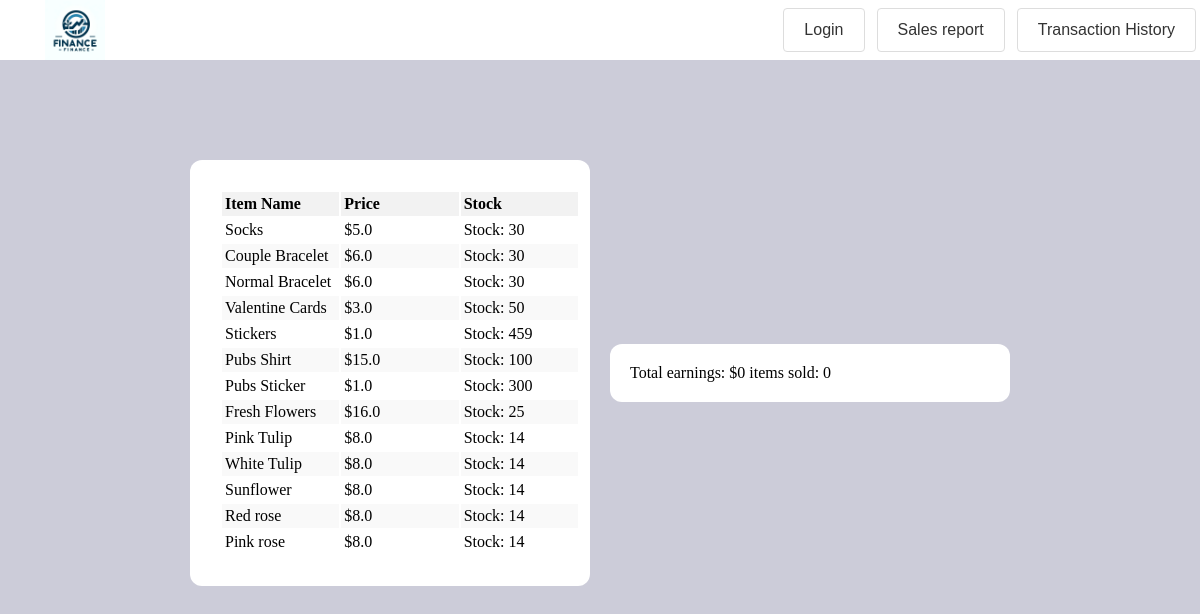
Screenshot of /sales_report/ with the database file from the repository.
### WebsitePages/models.py (models this page shows)
class SalesItems(models.Model):
    item_name = models.CharField(max_length=50)
    item_price = models.FloatField()
    item_stock = models.IntegerField()

### WebsitePages/views.py (the view)
# urls.py: path('sales_report/', views.Sales_report , name='sales_report'),
def Sales_report(request):
    template = loader.get_template('home.html')
    sales_items = SalesItems.objects.all()
    DataStorage_instance = DataStorage.objects.all()
    earnings_populated = []
    quantity_populated = []
    if request.user.is_authenticated:
        x = 1
    else:
        x = 0
    for i in DataStorage_instance:
        earnings_populated.append(i.total_price)
        quantity_populated.append(i.quantity_sold)
    earnings = sum(earnings_populated)
    quantity = sum(quantity_populated)
    context = {
        'x': x,
        'username': request.user.username,
        'sales_items': sales_items,
        'earnings': earnings,
        'quantity': quantity
    }
    return HttpResponse(template.render(context,request))

### WebsitePages/templates/home.html
{% extends "master.html" %}
{% block content %}
<div class="paragraph-back">
    <div class="paragraph">
        <table class="tablele">
            <thead>
            <tr class="tretre">
                <th>Item Name</th>
                <th>Price</th>
                <th>Stock</th>
            </tr>
            </thead>
            <tbody>
            {% for item in sales_items %}
            <tr class="trotro">
                <td>{{ item.item_name }}</td>
                <td>${{ item.item_price }}</td>
                <td>Stock: {{ item.item_stock }}</td>
            </tr>
            {% endfor %}
            </tbody>
        </table>
    </div>
    <div class="paragraph">
        Total earnings: ${{ earnings }}
        items sold: {{ quantity }}
    </div>
</div>
{% endblock %}

### WebsitePages/templates/master.html (shortened to what this page needs)
<!DOCTYPE html>
<html lang="en">
{% load static %}
<head>
</head>
<body>
<div class="header">
    <a class="logo" href="/sales_report"></a>
    <div class="tabs">
        {% if user.is_authenticated %}
        <a class="tab" href="{% url 'logout' %}" onclick="return confirm('Are you logging out?')">Logout</a>
        {% else %}
        <a class="tab" href="{% url 'login' %}">Login</a>
        {% endif %}
        <a class="tab" href="/sales_report">Sales report</a>
        <a class="tab" href="/transaction_history">Transaction History</a>
    </div>
</div>
<div class = "backboard">
    {% block content %}
    {% endblock %}
</div>
</body>
</html>

### rows the page displays
SalesItems: item_name "Socks", item_price "5.0", item_stock "30"
SalesItems: item_name "Couple Bracelet", item_price "6.0", item_stock "30"
SalesItems: item_name "Normal Bracelet", item_price "6.0", item_stock "30"
SalesItems: item_name "Valentine Cards", item_price "3.0", item_stock "50"
SalesItems: item_name "Stickers", item_price "1.0", item_stock "459"
SalesItems: item_name "Pubs Shirt", item_price "15.0", item_stock "100"
SalesItems: item_name "Pubs Sticker", item_price "1.0", item_stock "300"
SalesItems: item_name "Fresh Flowers", item_price "16.0", item_stock "25"
SalesItems: item_name "Pink Tulip", item_price "8.0", item_stock "14"
SalesItems: item_name "White Tulip", item_price "8.0", item_stock "14"
SalesItems: item_name "Sunflower", item_price "8.0", item_stock "14"
SalesItems: item_name "Red rose", item_price "8.0", item_stock "14"
SalesItems: item_name "Pink rose", item_price "8.0", item_stock "14"

### other values shown
{{ earnings }} "0"
{{ quantity }} "0"
